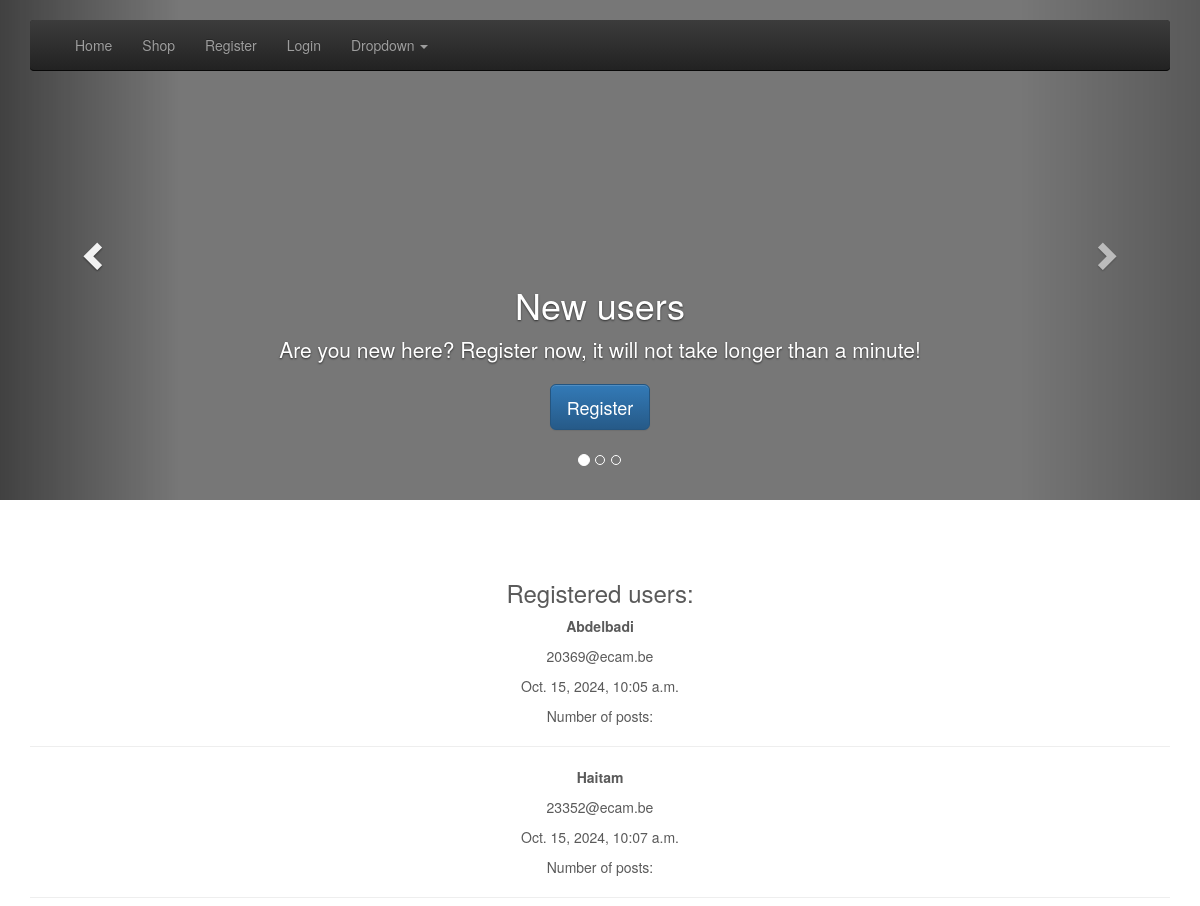
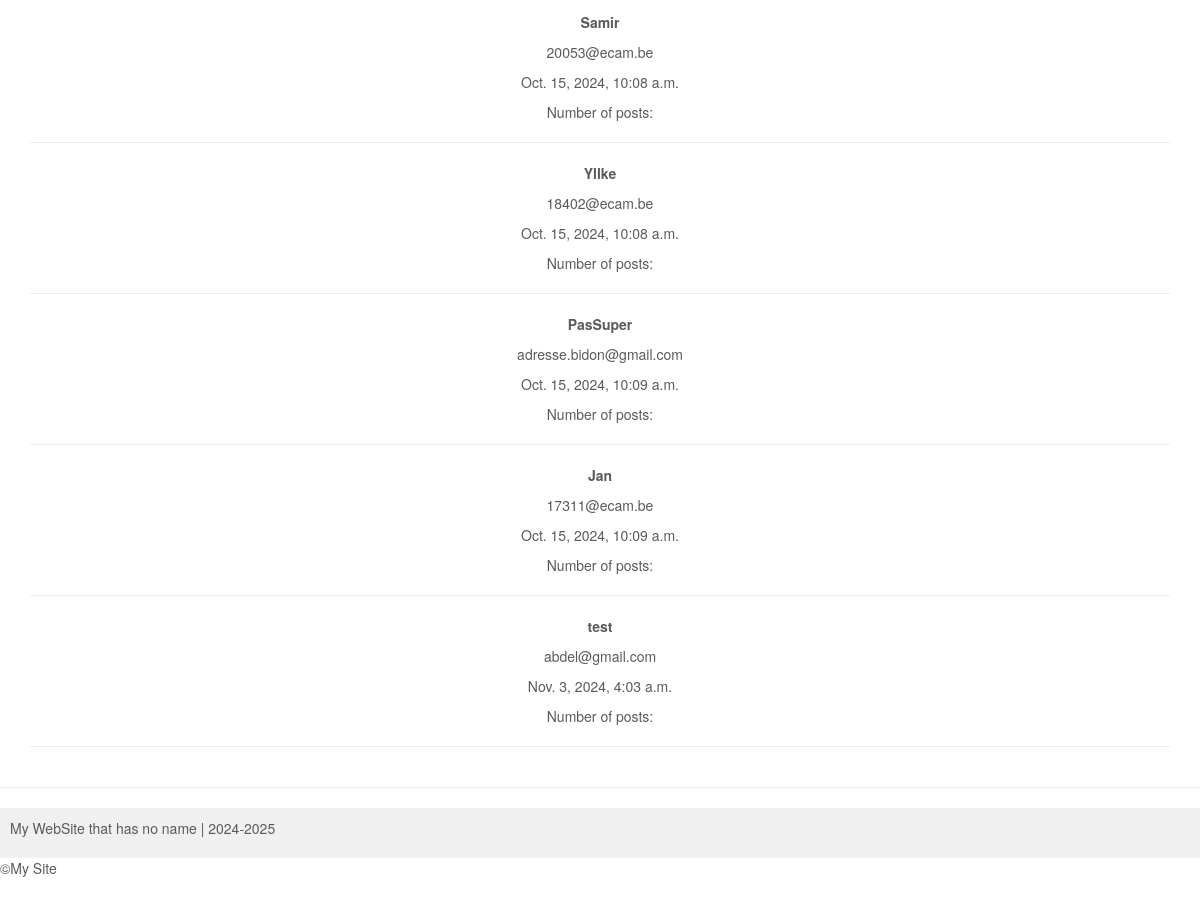
The page / on the database its author committed (2 pictures, top to bottom).
### account/models.py (models this page shows, shortened)
class Account(AbstractBaseUser):
    email = models.EmailField(verbose_name="email", max_length=60, unique=True)
    username = models.CharField(max_length=30, unique=True)
    date_joined = models.DateTimeField(verbose_name='date joined', auto_now_add=True)
    last_login = models.DateTimeField(verbose_name='last login', auto_now=True)
    is_admin = models.BooleanField(default=False)
    is_active = models.BooleanField(default=True)
    is_staff = models.BooleanField(default=False)
    is_superuser = models.BooleanField(default=False)
    USERNAME_FIELD = 'email'
    REQUIRED_FIELDS = ['username']
    objects = MyAccountManager()

### personal/views.py (the view)
# urls.py: path('', home_screen_view, name='home'),
def home_screen_view(request):
    context = {}
    accounts = Account.objects.all()
    context['accounts'] = accounts
    return render(request, "personal/home.html", context)

### personal/templates/personal/home.html (shortened to what this page needs)
{% extends "base.html" %}
{% block content %}
<div id="myCarousel" class="carousel slide" data-ride="carousel">
    <ol class="carousel-indicators">
      <li data-target="#myCarousel" data-slide-to="0" class="active"></li>
      <li data-target="#myCarousel" data-slide-to="1"></li>
      <li data-target="#myCarousel" data-slide-to="2"></li>
    </ol>
    <div class="carousel-inner" role="listbox">
      <div class="item active">
        <img class="first-slide" alt="First slide">
        <div class="container">
          <div class="carousel-caption">
            <h1>New users</h1>
            <p>Are you new here? Register now, it will not take longer than a minute!</p>
            <p><a class="btn btn-lg btn-primary" href="{% url 'register' %}">Register</a></p>
          </div>
        </div>
      </div>
    </div>
    <a class="left carousel-control" href="#myCarousel" role="button" data-slide="prev">
      <span class="glyphicon glyphicon-chevron-left" aria-hidden="true"></span>
    </a>
    <a class="right carousel-control" href="#myCarousel" role="button" data-slide="next">
      <span class="glyphicon glyphicon-chevron-right" aria-hidden="true"></span>
    </a>
</div>
<div class="container text-center">
    <h3>Registered users:</h3>
    {% for account in accounts %}
        <div class="user-info">
            <p><strong>{{ account.username }}</strong></p>
            <p>{{ account.email }}</p>
            <p>{{ account.date_joined }}</p>
            <p>Number of posts: {{ account.posts.count }}</p>
            <hr>
        </div>
    {% endfor %}
</div>
{% endblock %}

### templates/snippets/header.html (style rules this page uses)
body { padding-bottom: 40px; color: #5a5a5a; }
.carousel { height: 500px; margin-bottom: 60px; }
.carousel-caption { z-index: 10; }
.carousel .item { height: 500px; background-color: #777; }
.carousel-inner > .item > img { position: absolute; top: 0; left: 0; min-width: 100%; height: 500px; }
@media (min-width: 768px) { .carousel-caption p { margin-bottom: 20px; font-size: 21px; line-height: 1.4; } }

### rows shown on the page
Account: username "Abdelbadi", email "20369@ecam.be", date_joined "Oct. 15, 2024, 10:05 a.m."
Account: username "Haitam", email "23352@ecam.be", date_joined "Oct. 15, 2024, 10:07 a.m."
Account: username "Samir", email "20053@ecam.be", date_joined "Oct. 15, 2024, 10:08 a.m."
Account: username "Yllke", email "18402@ecam.be", date_joined "Oct. 15, 2024, 10:08 a.m."
Account: username "PasSuper", email "adresse.bidon@gmail.com", date_joined "Oct. 15, 2024, 10:09 a.m."
Account: username "Jan", email "17311@ecam.be", date_joined "Oct. 15, 2024, 10:09 a.m."
Account: username "test", email "abdel@gmail.com", date_joined "Nov. 3, 2024, 4:03 a.m."
